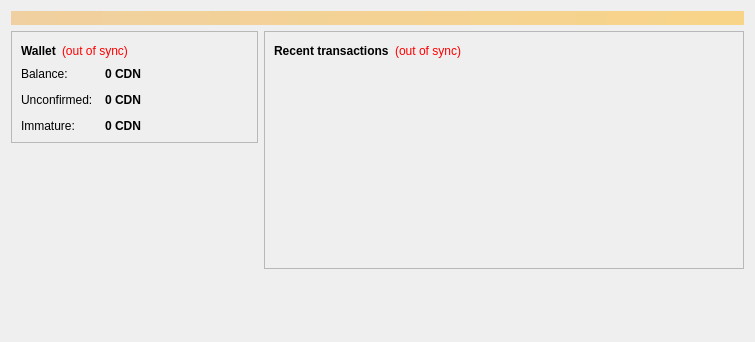
<?xml version="1.0" encoding="UTF-8"?>
<ui version="4.0">
 <class>OverviewPage</class>
 <widget class="QWidget" name="OverviewPage">
  <property name="geometry">
   <rect>
    <x>0</x>
    <y>0</y>
    <width>755</width>
    <height>342</height>
   </rect>
  </property>
  <property name="windowTitle">
   <string>Form</string>
  </property>
  <layout class="QVBoxLayout" name="topLayout">
   <item>
    <widget class="QLabel" name="labelAlerts">
     <property name="visible">
      <bool>false</bool>
     </property>
     <property name="styleSheet">
      <string notr="true">background-color: qlineargradient(x1: 0, y1: 0, x2: 1, y2: 0, stop:0 #F0D0A0, stop:1 #F8D488); color:#000000;</string>
     </property>
     <property name="wordWrap">
      <bool>true</bool>
     </property>
     <property name="margin">
      <number>3</number>
     </property>
    </widget>
   </item>
   <item>
    <layout class="QHBoxLayout" name="horizontalLayout" stretch="5,9">
     <item>
      <layout class="QVBoxLayout" name="verticalLayout_2">
       <item>
        <widget class="QFrame" name="frame">
         <property name="frameShape">
          <enum>QFrame::StyledPanel</enum>
         </property>
         <property name="frameShadow">
          <enum>QFrame::Raised</enum>
         </property>
         <layout class="QVBoxLayout" name="verticalLayout_4">
          <item>
           <layout class="QHBoxLayout" name="horizontalLayout_4">
            <item>
             <widget class="QLabel" name="label_5">
              <property name="font">
               <font>
                <weight>75</weight>
                <bold>true</bold>
               </font>
              </property>
              <property name="text">
               <string>Wallet</string>
              </property>
             </widget>
            </item>
            <item>
             <widget class="QLabel" name="labelWalletStatus">
              <property name="toolTip">
               <string>The displayed information may be out of date. Your wallet automatically synchronizes with the Canada eCoin network after a connection is established, but this process has not completed yet.</string>
              </property>
              <property name="styleSheet">
               <string notr="true">QLabel { color: red; }</string>
              </property>
              <property name="text">
               <string notr="true">(out of sync)</string>
              </property>
              <property name="alignment">
               <set>Qt::AlignLeading|Qt::AlignLeft|Qt::AlignVCenter</set>
              </property>
             </widget>
            </item>
            <item>
             <spacer name="horizontalSpacer_2">
              <property name="orientation">
               <enum>Qt::Horizontal</enum>
              </property>
              <property name="sizeHint" stdset="0">
               <size>
                <width>40</width>
                <height>20</height>
               </size>
              </property>
             </spacer>
            </item>
           </layout>
          </item>
          <item>
           <layout class="QFormLayout" name="formLayout_2">
            <property name="fieldGrowthPolicy">
             <enum>QFormLayout::AllNonFixedFieldsGrow</enum>
            </property>
            <property name="horizontalSpacing">
             <number>12</number>
            </property>
            <property name="verticalSpacing">
             <number>12</number>
            </property>
            <item row="0" column="0">
             <widget class="QLabel" name="label">
              <property name="text">
               <string>Balance:</string>
              </property>
             </widget>
            </item>
            <item row="0" column="1">
             <widget class="QLabel" name="labelBalance">
              <property name="font">
               <font>
                <weight>75</weight>
                <bold>true</bold>
               </font>
              </property>
              <property name="cursor">
               <cursorShape>IBeamCursor</cursorShape>
              </property>
              <property name="toolTip">
               <string>Your current balance</string>
              </property>
              <property name="text">
               <string notr="true">0 CDN</string>
              </property>
              <property name="textInteractionFlags">
               <set>Qt::LinksAccessibleByMouse|Qt::TextSelectableByKeyboard|Qt::TextSelectableByMouse</set>
              </property>
             </widget>
            </item>
            <item row="1" column="0">
             <widget class="QLabel" name="label_3">
              <property name="text">
               <string>Unconfirmed:</string>
              </property>
             </widget>
            </item>
            <item row="1" column="1">
             <widget class="QLabel" name="labelUnconfirmed">
              <property name="font">
               <font>
                <weight>75</weight>
                <bold>true</bold>
               </font>
              </property>
              <property name="cursor">
               <cursorShape>IBeamCursor</cursorShape>
              </property>
              <property name="toolTip">
               <string>Total of transactions that have yet to be confirmed, and do not yet count toward the current balance</string>
              </property>
              <property name="text">
               <string notr="true">0 CDN</string>
              </property>
              <property name="textInteractionFlags">
               <set>Qt::LinksAccessibleByMouse|Qt::TextSelectableByKeyboard|Qt::TextSelectableByMouse</set>
              </property>
             </widget>
            </item>
            <item row="2" column="0">
             <widget class="QLabel" name="labelImmatureText">
              <property name="text">
               <string>Immature:</string>
              </property>
             </widget>
            </item>
            <item row="2" column="1">
             <widget class="QLabel" name="labelImmature">
              <property name="font">
               <font>
                <weight>75</weight>
                <bold>true</bold>
               </font>
              </property>
              <property name="toolTip">
               <string>Mined balance that has not yet matured</string>
              </property>
              <property name="text">
               <string notr="true">0 CDN</string>
              </property>
              <property name="textInteractionFlags">
               <set>Qt::LinksAccessibleByMouse|Qt::TextSelectableByKeyboard|Qt::TextSelectableByMouse</set>
              </property>
             </widget>
            </item>
           </layout>
          </item>
         </layout>
        </widget>
       </item>
       <item>
        <spacer name="verticalSpacer">
         <property name="orientation">
          <enum>Qt::Vertical</enum>
         </property>
         <property name="sizeHint" stdset="0">
          <size>
           <width>20</width>
           <height>40</height>
          </size>
         </property>
        </spacer>
       </item>
      </layout>
     </item>
     <item>
      <layout class="QVBoxLayout" name="verticalLayout_3">
       <item>
        <widget class="QFrame" name="frame_2">
         <property name="minimumSize">
          <size>
           <width>480</width>
           <height>0</height>
          </size>
         </property>
         <property name="frameShape">
          <enum>QFrame::StyledPanel</enum>
         </property>
         <property name="frameShadow">
          <enum>QFrame::Raised</enum>
         </property>
         <layout class="QVBoxLayout" name="verticalLayout">
          <item>
           <layout class="QHBoxLayout" name="horizontalLayout_2">
            <item>
             <widget class="QLabel" name="label_4">
              <property name="text">
               <string>&lt;b&gt;Recent transactions&lt;/b&gt;</string>
              </property>
             </widget>
            </item>
            <item>
             <widget class="QLabel" name="labelTransactionsStatus">
              <property name="toolTip">
               <string>The displayed information may be out of date. Your wallet automatically synchronizes with the Canada eCoin network after a connection is established, but this process has not completed yet.</string>
              </property>
              <property name="styleSheet">
               <string notr="true">QLabel { color: red; }</string>
              </property>
              <property name="text">
               <string notr="true">(out of sync)</string>
              </property>
              <property name="alignment">
               <set>Qt::AlignRight|Qt::AlignTrailing|Qt::AlignVCenter</set>
              </property>
             </widget>
            </item>
            <item>
             <spacer name="horizontalSpacer">
              <property name="orientation">
               <enum>Qt::Horizontal</enum>
              </property>
              <property name="sizeHint" stdset="0">
               <size>
                <width>40</width>
                <height>20</height>
               </size>
              </property>
             </spacer>
            </item>
           </layout>
          </item>
          <item>
           <widget class="QListView" name="listTransactions">
            <property name="styleSheet">
             <string notr="true">QListView { background: transparent; }</string>
            </property>
            <property name="frameShape">
             <enum>QFrame::NoFrame</enum>
            </property>
            <property name="verticalScrollBarPolicy">
             <enum>Qt::ScrollBarAlwaysOff</enum>
            </property>
            <property name="horizontalScrollBarPolicy">
             <enum>Qt::ScrollBarAlwaysOff</enum>
            </property>
            <property name="selectionMode">
             <enum>QAbstractItemView::NoSelection</enum>
            </property>
           </widget>
          </item>
         </layout>
        </widget>
       </item>
       <item>
        <spacer name="verticalSpacer_2">
         <property name="orientation">
          <enum>Qt::Vertical</enum>
         </property>
         <property name="sizeHint" stdset="0">
          <size>
           <width>20</width>
           <height>40</height>
          </size>
         </property>
        </spacer>
       </item>
      </layout>
     </item>
    </layout>
   </item>
  </layout>
 </widget>
 <resources/>
 <connections/>
</ui>
